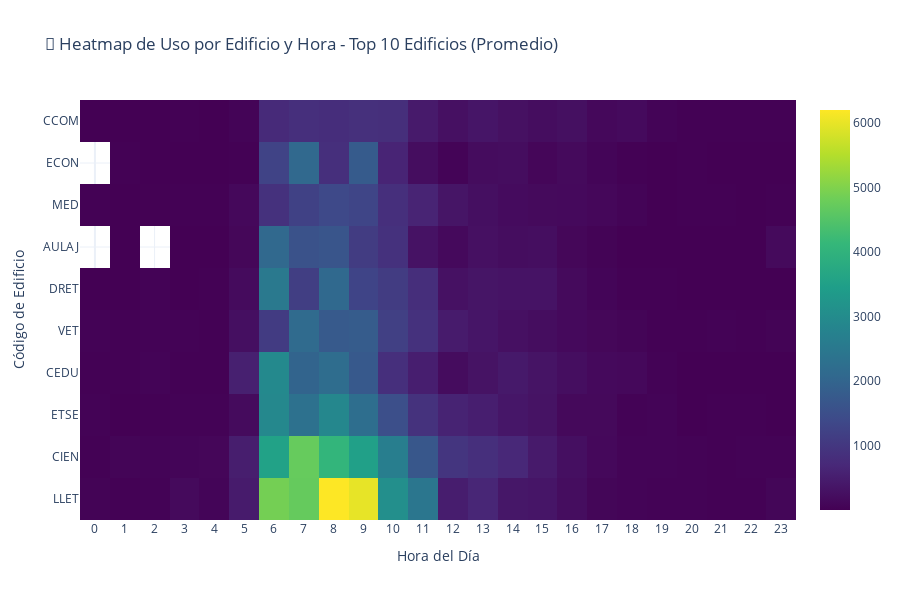

The cell this chart's notebook holds for it:
### Markdown cell above
## 🏢 8. Heatmap por Edificio y Hora (Top 10)

### Code cell
# Filtrar top 10 edificios
top_10_buildings = df_clients['building_code'].value_counts().head(10).index.tolist()
df_top_10 = df_clients[df_clients['building_code'].isin(top_10_buildings)]

# Crear heatmap (promedio)
# Primero agrupamos por fecha, edificio y hora
heatmap_building_date = df_top_10.groupby(['date', 'building_code', 'hour']).size().reset_index(name='device_count')

# Luego promediamos por edificio y hora
heatmap_building = heatmap_building_date.groupby(['building_code', 'hour'])['device_count'].mean().reset_index()

heatmap_building_pivot = heatmap_building.pivot(index='building_code', columns='hour', values='device_count')

# Ordenar por uso total
heatmap_building_pivot['total'] = heatmap_building_pivot.sum(axis=1)
heatmap_building_pivot = heatmap_building_pivot.sort_values('total', ascending=False)
heatmap_building_pivot = heatmap_building_pivot.drop('total', axis=1)

# Crear figura
fig = go.Figure(data=go.Heatmap(
    z=heatmap_building_pivot.values,
    x=heatmap_building_pivot.columns,
    y=heatmap_building_pivot.index,
    colorscale='Viridis',
    hovertemplate='<b>%{y}</b><br>Hora: %{x}:00<br>Dispositivos (promedio): %{z:.1f}<extra></extra>'
))

fig.update_layout(
    title='🏢 Heatmap de Uso por Edificio y Hora - Top 10 Edificios (Promedio)',
    xaxis_title='Hora del Día',
    yaxis_title='Código de Edificio',
    template='plotly_white',
    height=600,
    font=dict(size=12)
)

fig.update_xaxes(tickmode='linear', tick0=0, dtick=1)

fig.show()

### Figure 1 — Plotly figure (JSON) as saved in the notebook; plotly's stock layout.template omitted (floating-point values rounded to 4 significant figures; data arrays with more than 128 entries replaced by an {"elided": "..."} marker saying what was removed)
{"data": [{"colorscale": [[0, "#440154"], [0.1111, "#482878"], [0.2222, "#3e4989"], [0.3333, "#31688e"], [0.4444, "#26828e"], [0.5556, "#1f9e89"], [0.6667, "#35b779"], [0.7778, "#6ece58"], [0.8889, "#b5de2b"], [1, "#fde725"]], "hovertemplate": "<b>%{y}</b><br>Hora: %{x}:00<br>Dispositivos (promedio): %{z:.1f}<extra></extra>", "type": "heatmap", "x": [0, 1, 2, 3, 4, 5, 6, 7, 8, 9, 10, 11, 12, 13, 14, 15, 16, 17, 18, 19, 20, 21, 22, 23], "y": ["LLET", "CIEN", "ETSE", "CEDU", "VET", "DRET", "AULAJ", "MED", "ECON", "CCOM"], "z": {"elided": "10x24 float values"}}], "layout": {"font": {"size": 12}, "height": 600, "title": {"text": "🏢 Heatmap de Uso por Edificio y Hora - Top 10 Edificios (Promedio)"}, "xaxis": {"dtick": 1, "tick0": 0, "tickmode": "linear", "title": {"text": "Hora del Día"}}, "yaxis": {"title": {"text": "Código de Edificio"}}}}
